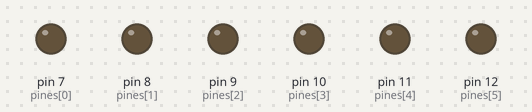
Recording of a sketch running on a simulated Arduino Uno, built with avr-gcc and run on an emulated ATmega328P. Parts: output pins drawn as LEDs (lit = HIGH). Random numbers use the default seed unless the sketch sets one.

Above: at 0.8 s.
At 4.85 s:
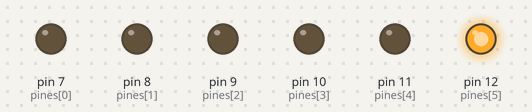
At 9.75 s:
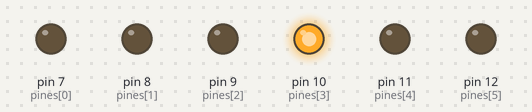
At 19.15 s:
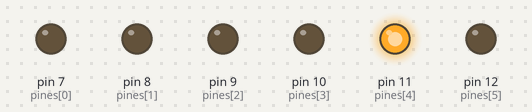
At 28.25 s:
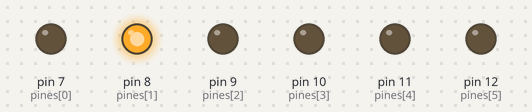
At 37.7 s:
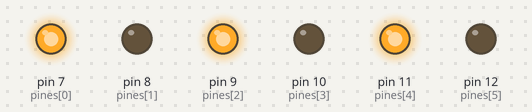
Timing chart, 0 to 40.0 s (numbered marks = the images above):
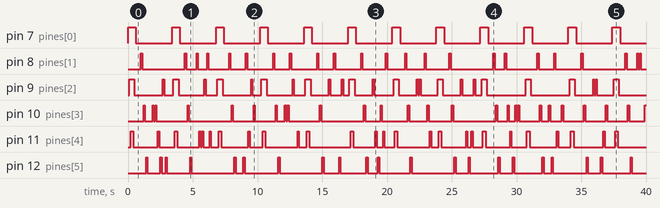

The sketch:

Narvaez_Adonis_Deber1.ino
```cpp
/*UNIVERSIDAD TÉCNICA DEL NORTE
   FICA-CIERCOM
   MICROPROCESADOS

   Nombre: Adonis Narváez
   Fecha: 25-10-2018

   Temas:
   1.- Realizar un juego de lueces que se prendan secuencialmente los leds impartes (1,3,5).
   2.- Realizar un programa que se enciendan uno por uno los leds pares (0,2,4).
   3.- Realizar un juego que se enciendan y apaguen los leds de forma aleatoria.
*/
int pines[6] = {7, 8, 9, 10, 11, 12};//Creamos un vector con los pines a usar
int i;//inicializamos una variable i que cambiara en el codigo
void setup() {
  // put your setup code here, to run once:
  for (i = 0; i < 6; i++) {
    pinMode(pines[i], OUTPUT);//se ponen los pines como salidas
  }
  i = 0;
randomSeed(2);//nos sirve para inicializar el random en 2
}

void loop() {

  //Programa 1: Juego de luces impares
  for (i = 0; i < 6; i = i + 2) {
    digitalWrite(pines[i], HIGH);//al incrementar de dos en dos solo se encenderan los leds imparesde una manera secuencial
    delay(100);
  }
  delay(100);
  for (i = 4; i >= 0; i = i - 2) {
    digitalWrite(pines[i], LOW);//asi mismo se debe decrementar para apagar los leds encendidios anteriormente
    delay(100);
  }
  i = 0;
  delay(300);//retardo utilizado para separar un juego del otro

  //Programa 2: Juego de las luces pares

  //estas lineas de codigo permiten encender y apagar el led uno por uno
  for (i = 1; i < 6; i = i + 2) {
    digitalWrite(pines[i], HIGH);//nos permite encender el led
    delay(100);//retardo entre el encendido y el apagado del led
    digitalWrite(pines[i],LOW);//nos permite apagar el led
    delay(100);
  }
  delay(300);
    i = 0;

  //Programa 3: Juego de luces aleatorios

  while(i>=0 && i<6){   //con el ciclo while poonemos los limites del ciclo
    int ran =random(1,7);// declaramos una varible de tipo int donde guardaremos nuestro numero random
    digitalWrite(pines[ran],HIGH);//le asignamos al vector el numero random que se nos genero y encendemos el led
    delay(100);
    digitalWrite(pines[ran],LOW);//le asignamos al vector el numero random que se genero y apagamos el led
    delay(100);
    i++;//incremento para el ciclo while
  }
  i=0;//reseteo de la variable
  delay(300);//retardo entre juegos

}
```

Measured:
- by itself, pin 7 (pines[0]): alternates HIGH for 0.60 s and LOW for 2.8 s
- by itself, pin 8 (pines[1]): LOW → HIGH at 1.0 s, → LOW 0.10 s later, → HIGH 3.3 s later, → LOW 0.10 s later, … (46 changes in this stretch)
- by itself, pin 9 (pines[2]): LOW → HIGH at 0.10 s, → LOW 0.40 s later, → HIGH 2.2 s later, → LOW 0.10 s later, … (50 changes in this stretch)
- by itself, pin 10 (pines[3]): LOW → HIGH at 1.2 s, → LOW 0.10 s later, → HIGH 0.60 s later, → LOW 0.10 s later, … (51 changes in this stretch)
- by itself, pin 11 (pines[4]): LOW → HIGH at 0.20 s, → LOW 0.20 s later, → HIGH 1.9 s later, → LOW 0.10 s later, … (52 changes in this stretch)
- by itself, pin 12 (pines[5]): LOW → HIGH at 1.4 s, → LOW 0.10 s later, → HIGH 1.0 s later, → LOW 0.10 s later, … (42 changes in this stretch)
